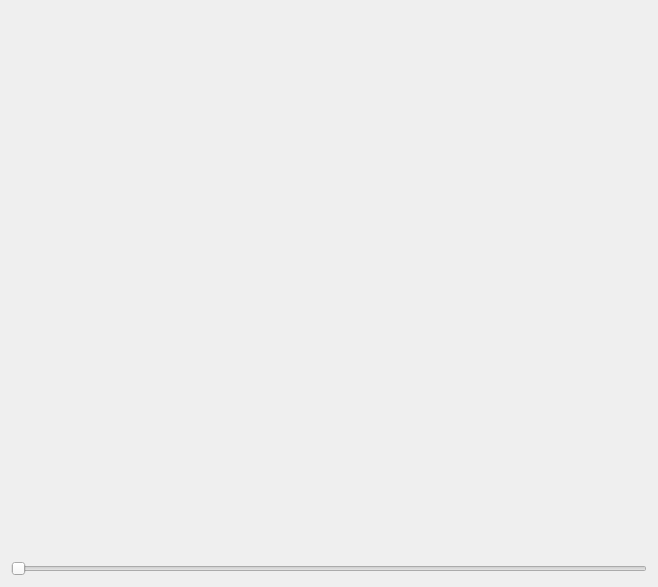
<?xml version="1.0" encoding="UTF-8"?>
<ui version="4.0">
 <class>show3d_with_slider</class>
 <widget class="QWidget" name="show3d_with_slider">
  <property name="geometry">
   <rect>
    <x>0</x>
    <y>0</y>
    <width>658</width>
    <height>587</height>
   </rect>
  </property>
  <property name="sizePolicy">
   <sizepolicy hsizetype="MinimumExpanding" vsizetype="MinimumExpanding">
    <horstretch>0</horstretch>
    <verstretch>0</verstretch>
   </sizepolicy>
  </property>
  <property name="minimumSize">
   <size>
    <width>200</width>
    <height>200</height>
   </size>
  </property>
  <property name="windowTitle">
   <string>Form</string>
  </property>
  <layout class="QGridLayout" name="gridLayout">
   <item row="0" column="0">
    <layout class="QVBoxLayout" name="verticalLayout">
     <item>
      <widget class="QLabel" name="label">
       <property name="enabled">
        <bool>true</bool>
       </property>
       <property name="sizePolicy">
        <sizepolicy hsizetype="Expanding" vsizetype="Preferred">
         <horstretch>0</horstretch>
         <verstretch>0</verstretch>
        </sizepolicy>
       </property>
       <property name="text">
        <string/>
       </property>
      </widget>
     </item>
     <item>
      <widget class="Show3D" name="oglwgt" native="true">
       <property name="sizePolicy">
        <sizepolicy hsizetype="MinimumExpanding" vsizetype="MinimumExpanding">
         <horstretch>0</horstretch>
         <verstretch>0</verstretch>
        </sizepolicy>
       </property>
      </widget>
     </item>
     <item>
      <widget class="QSlider" name="slider">
       <property name="sizePolicy">
        <sizepolicy hsizetype="Expanding" vsizetype="Preferred">
         <horstretch>0</horstretch>
         <verstretch>0</verstretch>
        </sizepolicy>
       </property>
       <property name="orientation">
        <enum>Qt::Horizontal</enum>
       </property>
      </widget>
     </item>
    </layout>
   </item>
  </layout>
 </widget>
 <customwidgets>
  <customwidget>
   <class>Show3D</class>
   <extends>QWidget</extends>
   <header>pygmin/gui/show3d.h</header>
   <container>1</container>
  </customwidget>
 </customwidgets>
 <resources/>
 <connections/>
</ui>
